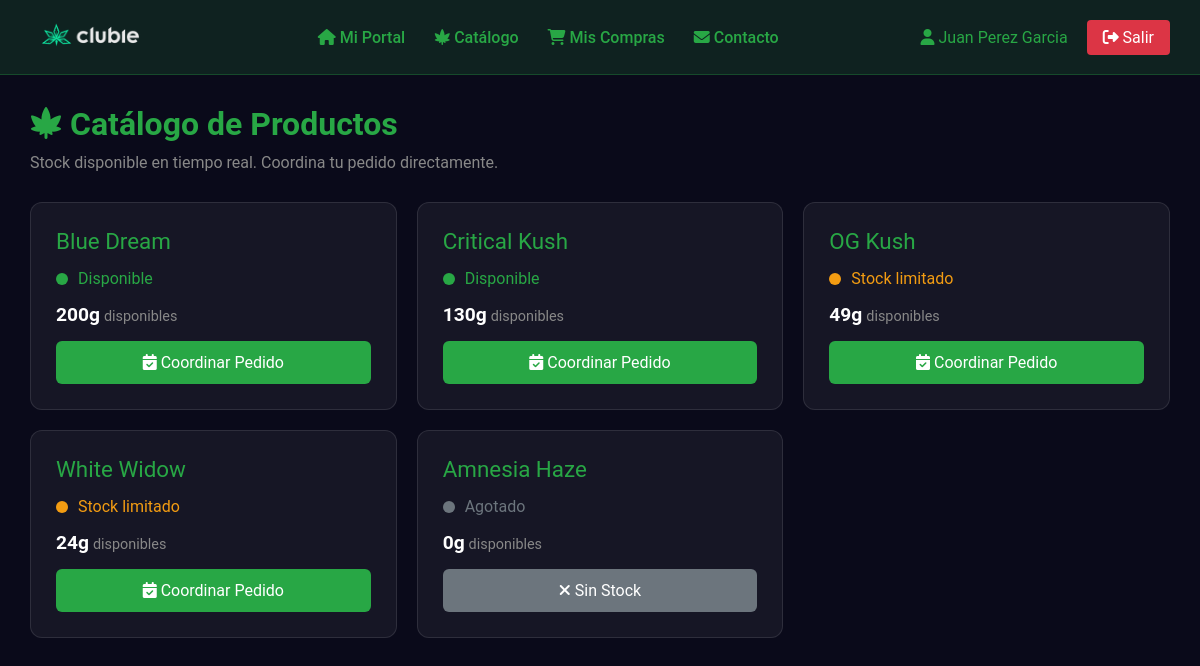
The page /portal-miembro/catalogo (signed in) on the database its author committed.
### clases.py (models this page shows, shortened)
class User(db.Model):
    cedula = db.Column(db.Integer, unique=True, nullable=False, primary_key=True)
    name = db.Column(db.String(30), nullable=False)
    telefono = db.Column(db.Integer, nullable=False, unique=True)
    email = db.Column(db.String(30), nullable=False, unique=True)
    fecha_registro = db.Column(db.DateTime, default=datetime.now)
    ventas = db.relationship('Ventas', backref='usuario', lazy=True)

class Trazabilidad(db.Model):
    idplanta = db.Column(db.Integer, unique=True, nullable=False, primary_key=True)
    raza = db.Column(db.String(30), nullable=False)
    Enraizado = db.Column(db.DateTime, nullable=True)
    Riego = db.Column(db.DateTime, nullable=True)
    paso1 = db.Column(db.DateTime, nullable=True)
    paso2 = db.Column(db.DateTime, nullable=True)
    paso3 = db.Column(db.DateTime, nullable=True)
    floracion = db.Column(db.DateTime, nullable=True)
    cosecha = db.Column(db.DateTime, nullable=True)
    cantidad = db.Column(db.String(3), nullable=False)
    observaciones = db.Column(db.String(80), nullable=True)

### app.py (the view)
@app.route('/portal-miembro/catalogo')
@member_required
def portal_catalogo():
    usuario = User.query.filter_by(cedula=current_user.cedula).first()
    productos = calcular_stock()
    productos.sort(key=lambda x: x['stock'], reverse=True)
    return render_template('miembro/catalogo.html', usuario=usuario, productos=productos)

### app.py (called while the page is built)
@login_manager.user_loader
def load_user(user_id):
    if isinstance(user_id, str) and user_id.startswith('member_'):
        member_id = int(user_id.replace('member_', ''))
        return Member.query.get(member_id)
    return Club.query.get(int(user_id))

def member_required(f):
    @wraps(f)
    @login_required
    def decorated_function(*args, **kwargs):
        if not isinstance(current_user, Member):
            flash('Acceso solo para miembros registrados.', 'error')
            return redirect(url_for('login_miembro'))
        return f(*args, **kwargs)
    return decorated_function

### templates/miembro/catalogo.html (shortened to what this page needs)
<!DOCTYPE html>
<html lang="es">
<head>
</head>
<body>
    <header>
        <div class="logo"><a href="{{ url_for('index') }}"><img
                    src="{{ url_for('static', filename='media/editado.png') }}" alt="Clubie"></a></div>
        <nav>
            <a href="{{ url_for('portal_miembro') }}"><i class="fas fa-home"></i> Mi Portal</a>
            <a href="{{ url_for('portal_catalogo') }}"><i class="fas fa-cannabis"></i> Catálogo</a>
            <a href="{{ url_for('portal_compras') }}"><i class="fas fa-shopping-cart"></i> Mis Compras</a>
            <a href="{{ url_for('portal_contacto') }}"><i class="fas fa-envelope"></i> Contacto</a>
        </nav>
        <div>
            <span class="user-info">
                <a href="{{ url_for('portal_miembro') }}" style="color: #28a745; text-decoration: none;">
                    <i class="fas fa-user"></i> {{ usuario.name }}
                </a>
            </span>
            <a href="{{ url_for('logout_miembro') }}" class="logout-btn"><i class="fas fa-sign-out-alt"></i> Salir</a>
        </div>
    </header>
    <main>
        <h1><i class="fas fa-cannabis"></i> Catálogo de Productos</h1>
        <p class="subtitle">Stock disponible en tiempo real. Coordina tu pedido directamente.</p>
        {% if productos %}
        <div class="catalogo-grid">
            {% for producto in productos %}
            <div class="producto-card">
                <div class="producto-nombre">{{ producto.raza }}</div>
                <div class="stock-indicator">
                    {% if producto.stock > 50 %}
                    <span class="stock-dot stock-alto"></span>
                    <span style="color: #28a745;">Disponible</span>
                    {% elif producto.stock > 20 %}
                    <span class="stock-dot stock-medio"></span>
                    <span style="color: #f39c12;">Stock limitado</span>
                    {% elif producto.stock > 0 %}
                    <span class="stock-dot stock-bajo"></span>
                    <span style="color: #e74c3c;">Últimas unidades</span>
                    {% else %}
                    <span class="stock-dot stock-agotado"></span>
                    <span style="color: #6c757d;">Agotado</span>
                    {% endif %}
                </div>
                <div>
                    <span class="stock-cantidad">{{ producto.stock }}g</span>
                    <span class="stock-label"> disponibles</span>
                </div>
                {% if producto.stock > 0 %}
                <a href="{{ url_for('portal_pedido', raza=producto.raza) }}" class="btn-coordinar">
                    <i class="fas fa-calendar-check"></i> Coordinar Pedido
                </a>
                {% else %}
                <button class="btn-coordinar btn-agotado" disabled>
                    <i class="fas fa-times"></i> Sin Stock
                </button>
                {% endif %}
            </div>
            {% endfor %}
        </div>
        {% else %}
        <div class="empty-state">
            <i class="fas fa-cannabis"></i>
            <h3>No hay productos disponibles</h3>
            <p>El club aún no tiene productos cosechados. Vuelve pronto.</p>
        </div>
        {% endif %}
    </main>
</body>
</html>

### templates/miembro/catalogo.html (style rules this page uses)
* { margin: 0; padding: 0; box-sizing: border-box; font-family: "Roboto", sans-serif; }
body { background-color: #0a0a1a; min-height: 100vh; color: #fff; }
header { background: rgba(40, 167, 69, 0.15); border-bottom: 1px solid rgba(40, 167, 69, 0.3); padding: 15px 30px; display: flex; justify-content: space-between; align-items: center; }
header .logo img { height: 40px; }
header nav a { color: #28a745; text-decoration: none; margin-left: 25px; font-weight: 500; }
header .logout-btn { background: #dc3545; color: white; padding: 8px 16px; border-radius: 4px; text-decoration: none; margin-left: 15px; }
main { padding: 30px; max-width: 1200px; margin: 0 auto; }
h1 { color: #28a745; margin-bottom: 10px; }
.subtitle { color: #888; margin-bottom: 30px; }
.catalogo-grid { display: grid; grid-template-columns: repeat(auto-fill, minmax(280px, 1fr)); gap: 20px; }
.producto-card { background: rgba(255, 255, 255, 0.05); border-radius: 12px; padding: 25px; border: 1px solid rgba(255, 255, 255, 0.1); transition: transform 0.3s, border-color 0.3s; }
.producto-nombre { font-size: 1.4em; margin-bottom: 15px; color: #28a745; }
.stock-indicator { display: flex; align-items: center; gap: 10px; margin-bottom: 15px; }
.stock-dot { width: 12px; height: 12px; border-radius: 50%; }
.stock-alto { background: #28a745; }
.stock-medio { background: #f39c12; }
.stock-agotado { background: #6c757d; }
.stock-cantidad { font-size: 1.2em; font-weight: 600; }
.stock-label { color: #888; font-size: 0.9em; }
.btn-coordinar { width: 100%; padding: 12px; background: #28a745; color: white; border: none; border-radius: 6px; font-size: 1em; cursor: pointer; text-decoration: none; display: block; text-align: center; margin-top: 15px; }
.btn-coordinar:disabled, .btn-agotado { background: #6c757d; cursor: not-allowed; }

### rows shown on the page
User: name "Juan Perez Garcia"
Trazabilidad: raza "Blue Dream", shows "Disponible", stock "200"

### other values the page prints
{{ producto.raza }} "Critical Kush" "OG Kush" "White Widow" "Amnesia Haze"
{{ producto.stock }} "130" "49" "24" "0"
